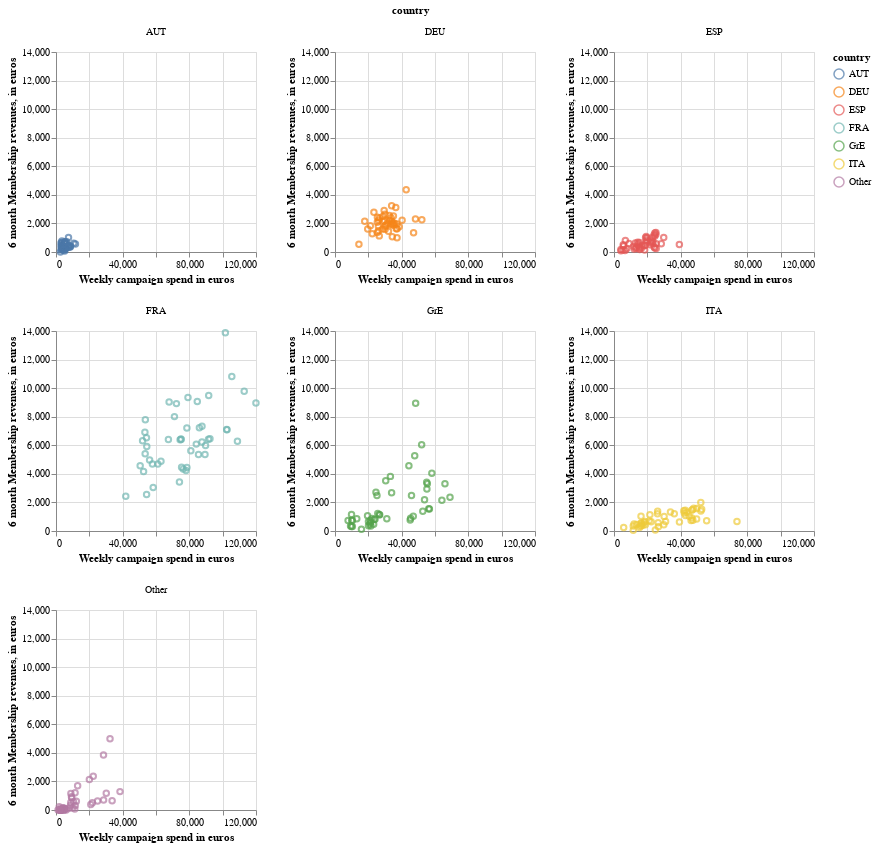

Notebook code for this chart:
### Markdown cell above
**Findings**

We below plot spend vs. membership revenues (1) side by side, to have the same scale for all countries and (2) separately to be able to fit curves and observe the trend.

Again, France, Germany, and GrE rank better than other countries even as we scale the spend. Austria is not comparable due to the minimal level of spending there. More specifically, in Germany and to a lower extent France and GrE, the variability of revenues only increases slightly as we scale marketing spend, suggesting that we could test increases in budgets or CACs on premium campaigns.

In Italy and Spain, revenues seem to remain steady / decrease as the level of spending increases, suggesting that (1) we spend relatively less on premium ads when going for growth and / or (2) that cross-sell and / or retention rates tend to decrease with the total level of spending.

### Code cell
alt.Chart(dfc[["country", "cost_with_vat", "value_6m"]]).mark_point().encode(
    x=alt.X("cost_with_vat:Q", axis=alt.Axis(title="Weekly campaign spend in euros")),
    y=alt.Y("value_6m:Q", axis=alt.Axis(title="6 month Membership revenues, in euros")),
    color="country:N",
).properties(
    width=200,
    height=200,
    title="Correlation between weekly spend and membership revenues",
).facet(
    facet="country:N",
    columns=3,
).resolve_axis(
    x="independent",
    y="independent",
)

### Figure 1 — Vega-Lite specification as saved in the notebook (floating-point values rounded to 4 significant figures; data arrays with more than 128 entries replaced by an {"elided": "..."} marker saying what was removed)
{"config": {"view": {"continuousWidth": 400, "continuousHeight": 300}}, "data": {"name": "data-8fcf4cbf3f63bb0b037b4555a75d9ffb"}, "facet": {"type": "nominal", "field": "country"}, "spec": {"mark": "point", "encoding": {"color": {"type": "nominal", "field": "country"}, "x": {"type": "quantitative", "axis": {"title": "Weekly campaign spend in euros"}, "field": "cost_with_vat"}, "y": {"type": "quantitative", "axis": {"title": "6 month Membership revenues, in euros"}, "field": "value_6m"}}, "height": 200, "title": "Correlation between weekly spend and membership revenues", "width": 200}, "columns": 3, "resolve": {"axis": {"x": "independent", "y": "independent"}}, "$schema": "https://vega.github.io/schema/vega-lite/v4.8.1.json", "datasets": {"data-8fcf4cbf3f63bb0b037b4555a75d9ffb": {"elided": "336 records"}}}
